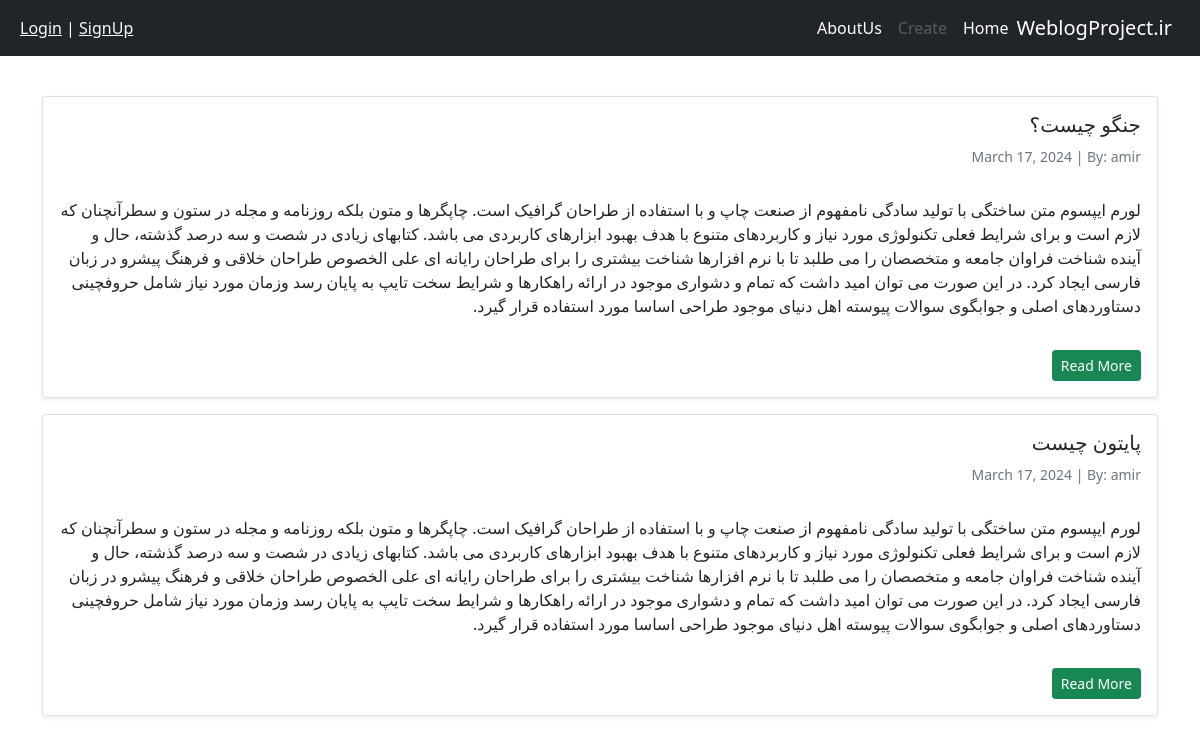
The page / on the database its author committed.
### blog/models.py (models this page shows, shortened)
class Post(models.Model):
    STATUS_CHOICES = (
        ('pub', 'Published'),
        ('drf', 'Draft'),
    )
    author = models.ForeignKey(get_user_model(), on_delete=models.CASCADE)
    title = models.CharField(max_length=200)
    text = models.TextField()
    status = models.CharField(choices=STATUS_CHOICES, max_length=3)
    date_created = models.DateField(auto_now_add=True)
    datetime_created = models.DateTimeField(auto_now_add=True)
    datetime_modified = models.DateTimeField(auto_now=True)

### accounts/models.py (models this page shows)
class CustomUser(AbstractUser):
    pass

### blog/views.py (the view)
# urls.py: path('', PostsListView.as_view(), name='posts_list'),
class PostsListView(generic.ListView):
    model = Post
    template_name = "blog/posts_list.html"
    context_object_name = 'posts'

### blog/templates/blog/posts_list.html (shortened to what this page needs)
{% extends '_base.html' %}
{% block content %}
   <div class="container mt-4">
        <div class="row">
            <div class="col-12">
                {% for post in posts %}
                    <div class="card shadow-sm my-3">
                        <div class="card-body">
                            <h5 class="card-title">{{ post.title }}</h5>
                            <h6 class="card-subtitle mb-2 text-muted small py-2">{{ post.date_created }} | By: {{ post.author}}</h6>
                            <p class="card-text py-3">
                                {{ post.text }}
                            </p>
                            <a href="{% url 'post_detail' post.id %}">
                                <div class="btn btn-sm btn-success">Read More</div>
                            </a>
                        </div>
                    </div>
                {% endfor %}
            </div>
{% endblock content%}

### rows shown on the page
Post: title "جنگو چیست؟", date_created "March 17, 2024", author "amir", text "لورم ایپسوم متن ساختگی با تولید سادگی نامفهوم از صنعت چاپ و با استفاده از طراحان گرافیک است. چاپگرها و متون بلکه روزنامه و مجله در ستون و سطرآنچنان که لازم است و برای شرایط فعلی تکنولوژی مورد نیاز و کاربردهای متنوع با هدف بهبود ابزارهای کاربردی می باشد. کتابهای زیادی در شصت و سه درصد گذشته، حال و آینده شناخت فراوان جامعه و متخصصان را می طلبد تا با نرم افزارها شناخت بیشتری را برای طراحان رایانه ای علی الخصوص طراحان خلاقی و فرهنگ پیشرو در زبان فارسی ایجاد کرد. در این صورت می توان امید داشت که تمام و دشواری موجود در ارائه راهکارها و شرایط سخت تایپ به پایان رسد وزمان مورد نیاز شامل حروفچینی دستاوردهای اصلی و جوابگوی سوالات پیوسته اهل دنیای موجود طراحی اساسا مورد استفاده قرار گیرد."
Post: title "پایتون چیست", date_created "March 17, 2024", author "amir", text "لورم ایپسوم متن ساختگی با تولید سادگی نامفهوم از صنعت چاپ و با استفاده از طراحان گرافیک است. چاپگرها و متون بلکه روزنامه و مجله در ستون و سطرآنچنان که لازم است و برای شرایط فعلی تکنولوژی مورد نیاز و کاربردهای متنوع با هدف بهبود ابزارهای کاربردی می باشد. کتابهای زیادی در شصت و سه درصد گذشته، حال و آینده شناخت فراوان جامعه و متخصصان را می طلبد تا با نرم افزارها شناخت بیشتری را برای طراحان رایانه ای علی الخصوص طراحان خلاقی و فرهنگ پیشرو در زبان فارسی ایجاد کرد. در این صورت می توان امید داشت که تمام و دشواری موجود در ارائه راهکارها و شرایط سخت تایپ به پایان رسد وزمان مورد نیاز شامل حروفچینی دستاوردهای اصلی و جوابگوی سوالات پیوسته اهل دنیای موجود طراحی اساسا مورد استفاده قرار گیرد."
